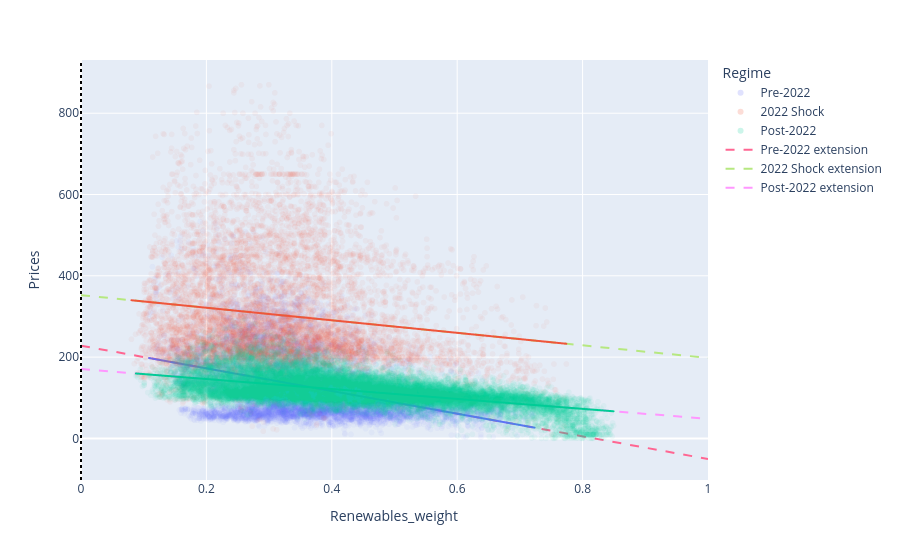

The code cell stored with this chart in its notebook:
### Code cell
# extensions of x to see what happens when renewables is 0% and 100%
x_ext = np.linspace(0, 1, 100)

fig = px.scatter(
    data,
    x='Renewables_weight',
    y='Prices',
    color='Regime',
    trendline='ols', 
    opacity=0.05
)

results = px.get_trendline_results(fig)

for _, row in results.iterrows():
    regime = row["Regime"]
    model = row["px_fit_results"]

    intercept = model.params[0]
    slope = model.params[1]

    y_ext = intercept + slope * x_ext

    fig.add_trace(
        go.Scatter(
            x=x_ext,
            y=y_ext,
            mode='lines',
            name=f'{regime} extension',
            line=dict(
                dash='dash',
                width=2
            ),
            hovertemplate=(
                f"Regime: {regime}<br>"
                "Renewables: %{x:.2f}<br>"
                "Predicted Price: %{y:.2f}"
                "<extra></extra>"
            )
        )
    )

fig.add_vline(
    x=0,
    line_dash="dot",
    line_color="black"
)

### Figure 1 — Plotly figure (JSON) as saved in the notebook; plotly's stock layout.template omitted (floating-point values rounded to 4 significant figures; data arrays with more than 128 entries replaced by an {"elided": "..."} marker saying what was removed)
{"data": [{"hovertemplate": "Regime=Pre-2022<br>Renewables_weight=%{x}<br>Prices=%{y}<extra></extra>", "legendgroup": "Pre-2022", "marker": {"color": "#636efa", "opacity": 0.05, "symbol": "circle"}, "mode": "markers", "name": "Pre-2022", "showlegend": true, "type": "scattergl", "x": {"elided": "8758 float values"}, "xaxis": "x", "y": {"elided": "8758 float values"}, "yaxis": "y"}, {"hovertemplate": "<b>OLS trendline</b><br>Prices = -278.71 * Renewables_weight + 228.089<br>R<sup>2</sup>=0.153755<br><br>Regime=Pre-2022<br>Renewables_weight=%{x}<br>Prices=%{y} <b>(trend)</b><extra></extra>", "legendgroup": "Pre-2022", "marker": {"color": "#636efa", "symbol": "circle"}, "mode": "lines", "name": "Pre-2022", "showlegend": false, "type": "scattergl", "x": {"elided": "8758 float values"}, "xaxis": "x", "y": {"elided": "8758 float values"}, "yaxis": "y"}, {"hovertemplate": "Regime=2022 Shock<br>Renewables_weight=%{x}<br>Prices=%{y}<extra></extra>", "legendgroup": "2022 Shock", "marker": {"color": "#EF553B", "opacity": 0.05, "symbol": "circle"}, "mode": "markers", "name": "2022 Shock", "showlegend": true, "type": "scattergl", "x": {"elided": "8758 float values"}, "xaxis": "x", "y": {"elided": "8758 float values"}, "yaxis": "y"}, {"hovertemplate": "<b>OLS trendline</b><br>Prices = -154.366 * Renewables_weight + 352.359<br>R<sup>2</sup>=0.020173<br><br>Regime=2022 Shock<br>Renewables_weight=%{x}<br>Prices=%{y} <b>(trend)</b><extra></extra>", "legendgroup": "2022 Shock", "marker": {"color": "#EF553B", "symbol": "circle"}, "mode": "lines", "name": "2022 Shock", "showlegend": false, "type": "scattergl", "x": {"elided": "8758 float values"}, "xaxis": "x", "y": {"elided": "8758 float values"}, "yaxis": "y"}, {"hovertemplate": "Regime=Post-2022<br>Renewables_weight=%{x}<br>Prices=%{y}<extra></extra>", "legendgroup": "Post-2022", "marker": {"color": "#00cc96", "opacity": 0.05, "symbol": "circle"}, "mode": "markers", "name": "Post-2022", "showlegend": true, "type": "scattergl", "x": {"elided": "26298 float values"}, "xaxis": "x", "y": {"elided": "26298 float values"}, "yaxis": "y"}, {"hovertemplate": "<b>OLS trendline</b><br>Prices = -122.166 * Renewables_weight + 170.492<br>R<sup>2</sup>=0.338516<br><br>Regime=Post-2022<br>Renewables_weight=%{x}<br>Prices=%{y} <b>(trend)</b><extra></extra>", "legendgroup": "Post-2022", "marker": {"color": "#00cc96", "symbol": "circle"}, "mode": "lines", "name": "Post-2022", "showlegend": false, "type": "scattergl", "x": {"elided": "26298 float values"}, "xaxis": "x", "y": {"elided": "26298 float values"}, "yaxis": "y"}, {"hovertemplate": "Regime: Pre-2022<br>Renewables: %{x:.2f}<br>Predicted Price: %{y:.2f}<extra></extra>", "line": {"dash": "dash", "width": 2}, "mode": "lines", "name": "Pre-2022 extension", "type": "scatter", "x": [0.0, 0.0101, 0.0202, 0.0303, 0.0404, 0.05051, 0.06061, 0.07071, 0.08081, 0.09091, 0.101, 0.1111, 0.1212, 0.1313, 0.1414, 0.1515, 0.1616, 0.1717, 0.1818, 0.1919, 0.202, 0.2121, 0.2222, 0.2323, 0.2424, 0.2525, 0.2626, 0.2727, 0.2828, 0.2929, 0.303, 0.3131, 0.3232, 0.3333, 0.3434, 0.3535, 0.3636, 0.3737, 0.3838, 0.3939, 0.404, 0.4141, 0.4242, 0.4343, 0.4444, 0.4545, 0.4646, 0.4747, 0.4848, 0.4949, 0.5051, 0.5152, 0.5253, 0.5354, 0.5455, 0.5556, 0.5657, 0.5758, 0.5859, 0.596, 0.6061, 0.6162, 0.6263, 0.6364, 0.6465, 0.6566, 0.6667, 0.6768, 0.6869, 0.697, 0.7071, 0.7172, 0.7273, 0.7374, 0.7475, 0.7576, 0.7677, 0.7778, 0.7879, 0.798, 0.8081, 0.8182, 0.8283, 0.8384, 0.8485, 0.8586, 0.8687, 0.8788, 0.8889, 0.899, 0.9091, 0.9192, 0.9293, 0.9394, 0.9495, 0.9596, 0.9697, 0.9798, 0.9899, 1.0], "y": [228.1, 225.3, 222.5, 219.6, 216.8, 214.0, 211.2, 208.4, 205.6, 202.8, 199.9, 197.1, 194.3, 191.5, 188.7, 185.9, 183.0, 180.2, 177.4, 174.6, 171.8, 169.0, 166.2, 163.3, 160.5, 157.7, 154.9, 152.1, 149.3, 146.4, 143.6, 140.8, 138.0, 135.2, 132.4, 129.6, 126.7, 123.9, 121.1, 118.3, 115.5, 112.7, 109.8, 107.0, 104.2, 101.4, 98.59, 95.77, 92.96, 90.14, 87.33, 84.51, 81.7, 78.88, 76.07, 73.25, 70.43, 67.62, 64.8, 61.99, 59.17, 56.36, 53.54, 50.73, 47.91, 45.1, 42.28, 39.47, 36.65, 33.84, 31.02, 28.21, 25.39, 22.58, 19.76, 16.95, 14.13, 11.31, 8.499, 5.684, 2.869, 0.05356, -2.762, -5.577, -8.392, -11.21, -14.02, -16.84, -19.65, -22.47, -25.28, -28.1, -30.91, -33.73, -36.54, -39.36, -42.18, -44.99, -47.81, -50.62]}, {"hovertemplate": "Regime: 2022 Shock<br>Renewables: %{x:.2f}<br>Predicted Price: %{y:.2f}<extra></extra>", "line": {"dash": "dash", "width": 2}, "mode": "lines", "name": "2022 Shock extension", "type": "scatter", "x": [0.0, 0.0101, 0.0202, 0.0303, 0.0404, 0.05051, 0.06061, 0.07071, 0.08081, 0.09091, 0.101, 0.1111, 0.1212, 0.1313, 0.1414, 0.1515, 0.1616, 0.1717, 0.1818, 0.1919, 0.202, 0.2121, 0.2222, 0.2323, 0.2424, 0.2525, 0.2626, 0.2727, 0.2828, 0.2929, 0.303, 0.3131, 0.3232, 0.3333, 0.3434, 0.3535, 0.3636, 0.3737, 0.3838, 0.3939, 0.404, 0.4141, 0.4242, 0.4343, 0.4444, 0.4545, 0.4646, 0.4747, 0.4848, 0.4949, 0.5051, 0.5152, 0.5253, 0.5354, 0.5455, 0.5556, 0.5657, 0.5758, 0.5859, 0.596, 0.6061, 0.6162, 0.6263, 0.6364, 0.6465, 0.6566, 0.6667, 0.6768, 0.6869, 0.697, 0.7071, 0.7172, 0.7273, 0.7374, 0.7475, 0.7576, 0.7677, 0.7778, 0.7879, 0.798, 0.8081, 0.8182, 0.8283, 0.8384, 0.8485, 0.8586, 0.8687, 0.8788, 0.8889, 0.899, 0.9091, 0.9192, 0.9293, 0.9394, 0.9495, 0.9596, 0.9697, 0.9798, 0.9899, 1.0], "y": [352.4, 350.8, 349.2, 347.7, 346.1, 344.6, 343.0, 341.4, 339.9, 338.3, 336.8, 335.2, 333.6, 332.1, 330.5, 329.0, 327.4, 325.9, 324.3, 322.7, 321.2, 319.6, 318.1, 316.5, 314.9, 313.4, 311.8, 310.3, 308.7, 307.1, 305.6, 304.0, 302.5, 300.9, 299.3, 297.8, 296.2, 294.7, 293.1, 291.5, 290.0, 288.4, 286.9, 285.3, 283.8, 282.2, 280.6, 279.1, 277.5, 276.0, 274.4, 272.8, 271.3, 269.7, 268.2, 266.6, 265.0, 263.5, 261.9, 260.4, 258.8, 257.2, 255.7, 254.1, 252.6, 251.0, 249.4, 247.9, 246.3, 244.8, 243.2, 241.7, 240.1, 238.5, 237.0, 235.4, 233.9, 232.3, 230.7, 229.2, 227.6, 226.1, 224.5, 222.9, 221.4, 219.8, 218.3, 216.7, 215.1, 213.6, 212.0, 210.5, 208.9, 207.3, 205.8, 204.2, 202.7, 201.1, 199.6, 198.0]}, {"hovertemplate": "Regime: Post-2022<br>Renewables: %{x:.2f}<br>Predicted Price: %{y:.2f}<extra></extra>", "line": {"dash": "dash", "width": 2}, "mode": "lines", "name": "Post-2022 extension", "type": "scatter", "x": [0.0, 0.0101, 0.0202, 0.0303, 0.0404, 0.05051, 0.06061, 0.07071, 0.08081, 0.09091, 0.101, 0.1111, 0.1212, 0.1313, 0.1414, 0.1515, 0.1616, 0.1717, 0.1818, 0.1919, 0.202, 0.2121, 0.2222, 0.2323, 0.2424, 0.2525, 0.2626, 0.2727, 0.2828, 0.2929, 0.303, 0.3131, 0.3232, 0.3333, 0.3434, 0.3535, 0.3636, 0.3737, 0.3838, 0.3939, 0.404, 0.4141, 0.4242, 0.4343, 0.4444, 0.4545, 0.4646, 0.4747, 0.4848, 0.4949, 0.5051, 0.5152, 0.5253, 0.5354, 0.5455, 0.5556, 0.5657, 0.5758, 0.5859, 0.596, 0.6061, 0.6162, 0.6263, 0.6364, 0.6465, 0.6566, 0.6667, 0.6768, 0.6869, 0.697, 0.7071, 0.7172, 0.7273, 0.7374, 0.7475, 0.7576, 0.7677, 0.7778, 0.7879, 0.798, 0.8081, 0.8182, 0.8283, 0.8384, 0.8485, 0.8586, 0.8687, 0.8788, 0.8889, 0.899, 0.9091, 0.9192, 0.9293, 0.9394, 0.9495, 0.9596, 0.9697, 0.9798, 0.9899, 1.0], "y": [170.5, 169.3, 168.0, 166.8, 165.6, 164.3, 163.1, 161.9, 160.6, 159.4, 158.2, 156.9, 155.7, 154.4, 153.2, 152.0, 150.7, 149.5, 148.3, 147.0, 145.8, 144.6, 143.3, 142.1, 140.9, 139.6, 138.4, 137.2, 135.9, 134.7, 133.5, 132.2, 131.0, 129.8, 128.5, 127.3, 126.1, 124.8, 123.6, 122.4, 121.1, 119.9, 118.7, 117.4, 116.2, 115.0, 113.7, 112.5, 111.3, 110.0, 108.8, 107.6, 106.3, 105.1, 103.9, 102.6, 101.4, 100.2, 98.92, 97.69, 96.45, 95.22, 93.98, 92.75, 91.52, 90.28, 89.05, 87.81, 86.58, 85.35, 84.11, 82.88, 81.64, 80.41, 79.18, 77.94, 76.71, 75.47, 74.24, 73.01, 71.77, 70.54, 69.3, 68.07, 66.84, 65.6, 64.37, 63.13, 61.9, 60.67, 59.43, 58.2, 56.96, 55.73, 54.5, 53.26, 52.03, 50.79, 49.56, 48.33]}], "layout": {"legend": {"title": {"text": "Regime"}, "tracegroupgap": 0}, "margin": {"t": 60}, "shapes": [{"line": {"color": "black", "dash": "dot"}, "type": "line", "x0": 0, "x1": 0, "xref": "x", "y0": 0, "y1": 1, "yref": "y domain"}], "xaxis": {"anchor": "y", "domain": [0, 1], "title": {"text": "Renewables_weight"}}, "yaxis": {"anchor": "x", "domain": [0, 1], "title": {"text": "Prices"}}}}
